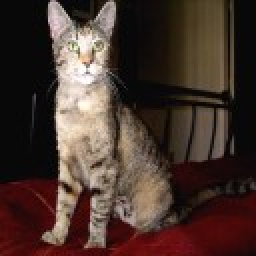
#> input picture test.jpg, 128 x 128 px (shown 2 times larger)
$ jupyter execute --allow-errors finalprojectOdei.ipynb
#> lines starting #> are read from the running program, lines starting #| are printed output that depends on the picture
[cell 1]
import cv2
import numpy as np
from sklearn.svm import SVC
import os
import sys
import time
from scipy.signal import convolve
from sklearn.preprocessing import normalize

[cell 2]
def crearCeldas(image, N):
    height, width = image.shape[:2]

  # Calculamos el número de bloques en filas y columnas
    num_blocks_rows = height // N
    num_blocks_cols = width // N

    # Dividimos la imagen en bloques de 16 filas
    blocks = np.vsplit(image, num_blocks_rows)

    # Creamos una lista para guardar todas las celdas
    celdas = []

    # Iteramos sobre los bloques
    for i, block in enumerate(blocks):
        # Dividimos cada bloque en bloques d
        # e 16 columnas
        cells = np.hsplit(block, num_blocks_cols)

        # Iteramos sobre las celdas
        for j, cell in enumerate(cells):
            # Añadimos cada celda a la lista
            celdas.append(cell)

    celdas = np.array(celdas)
    return celdas

[cell 3]
def im_to_col(imagen, m, n):
    filas, columnas = imagen.shape
    a = m//2
    b = n//2
    imagen2 = np.zeros((m*n, filas*columnas))
    imagen_amp = cv2.copyMakeBorder(imagen, a, a, b, b, cv2.BORDER_REPLICATE)
    aux = 0
    for i in range(a, filas+a):
        for j in range(b, columnas+b):
            imagen2[:, aux] = imagen_amp[i-a:i+a+1, j-b:j+b+1].flatten()
            aux += 1
    return imagen2

[cell 4]
def feature_extraction_2(image, N, R, M=1):

    maskX = np.array([[0, 0, 0], [-1, 0, 1], [0, 0, 0]])
    maskY = np.array([[0, -1, 0], [0, 0, 0], [0, 1, 0]])

    dx = convolve(image, maskX, mode='same')
    dy = convolve(image, maskY, mode='same')

    magnitudes = np.uint8(np.sqrt(np.square(dx) + np.square(dy)))

    PhiRad = np.arctan2(dy, dx)
    phi = np.uint8(np.rad2deg(PhiRad))

    orientaciones = np.abs(phi)//20
    celdasMag = crearCeldas(magnitudes, N)

    celdasMask = np.zeros(
        (9, celdasMag.shape[0], celdasMag.shape[1], celdasMag.shape[2]))
    for i in range(celdasMask.shape[0]):
        celdasMask[i] = crearCeldas(orientaciones == i, N)

    histograms = np.zeros((len(celdasMag), 9))

    histograms = np.sum(celdasMask * celdasMag[:], axis=(2, 3)).T

    histograms_normalized = normalize(histograms, axis=1)

    vector = histograms_normalized.flatten()

    return vector

[cell 5]
# Cargamos la imagen
N = 16
R = 3
# Convertimos la imagen a escala de grises
image = cv2.imread('test.jpg', cv2.IMREAD_GRAYSCALE)
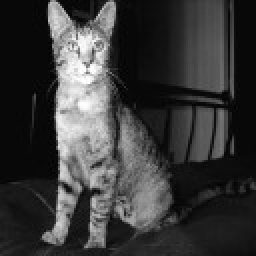
#> image: shape (128, 128) (shown 2 times larger); min 0, max 255, mean 58

result = feature_extraction_2(image, N, R)
#> in feature_extraction_2, `dx = convolve(image, maskX, mode='same')`:
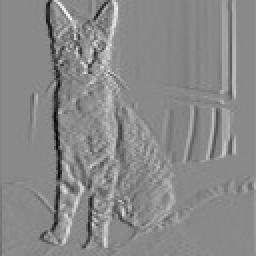
#> dx: shape (128, 128) int64 (shown 2 times larger); min -219, max 188, mean 0; drawn with min black and max white
#> in feature_extraction_2, `dy = convolve(image, maskY, mode='same')`:
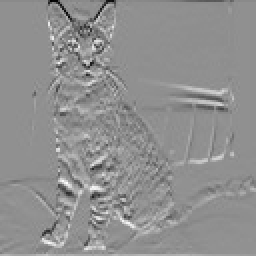
#> dy: shape (128, 128) int64 (shown 2 times larger); min -188, max 144, mean 0; drawn with min black and max white
#> in feature_extraction_2, `magnitudes = np.uint8(np.sqrt(np.square(dx) + np.square(dy)))`:
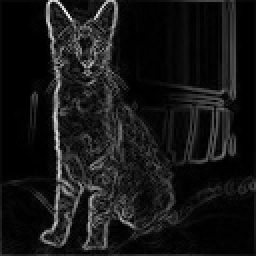
#> magnitudes: shape (128, 128) (shown 2 times larger); min 0, max 255, mean 21.9
#> in feature_extraction_2, `PhiRad = np.arctan2(dy, dx)`:
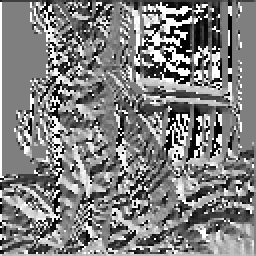
#> PhiRad: shape (128, 128) float64 (shown 2 times larger); min -3.13, max 3.14, mean 0.025; drawn with min black and max white
#> in feature_extraction_2, `phi = np.uint8(np.rad2deg(PhiRad))`:
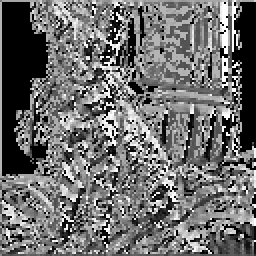
#> phi: shape (128, 128) (shown 2 times larger); min 0, max 255, mean 109.4
#> in crearCeldas, `blocks = np.vsplit(image, num_blocks_rows)`: blocks = 8 items
#> the loop in crearCeldas, `for i, block in enumerate(blocks):` made 8 passes
#> after the loop in crearCeldas, `for i, block in enumerate(blocks):`: celdas = 64 items
#> in feature_extraction_2, `vector = histograms_normalized.flatten()`: vector = 576 values, max 1 at index 144, min 0 at index 1, mean 0.245
#> result has the same summary as vector in feature_extraction_2

print(len(result))
#| 576
